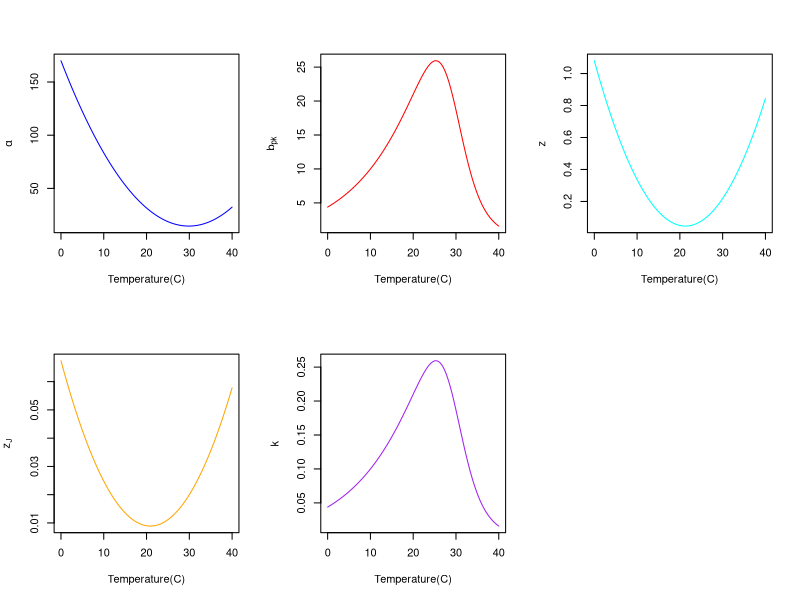
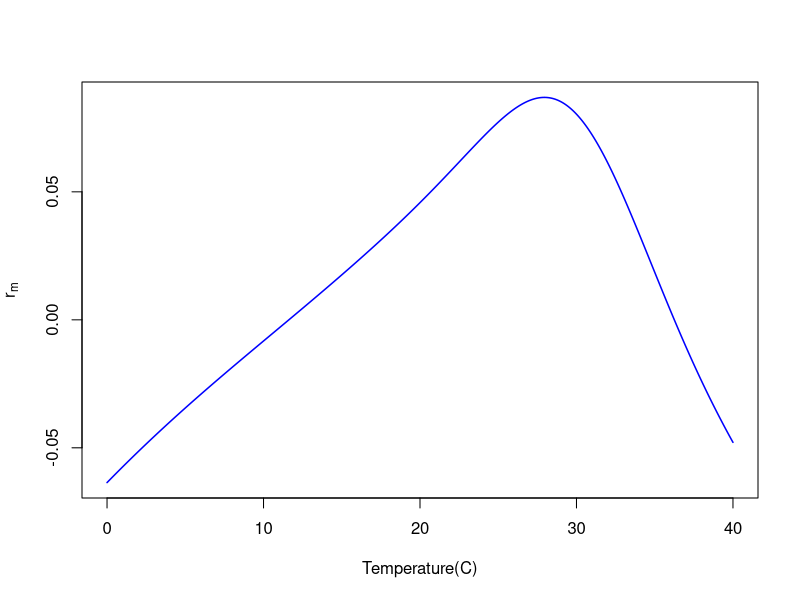
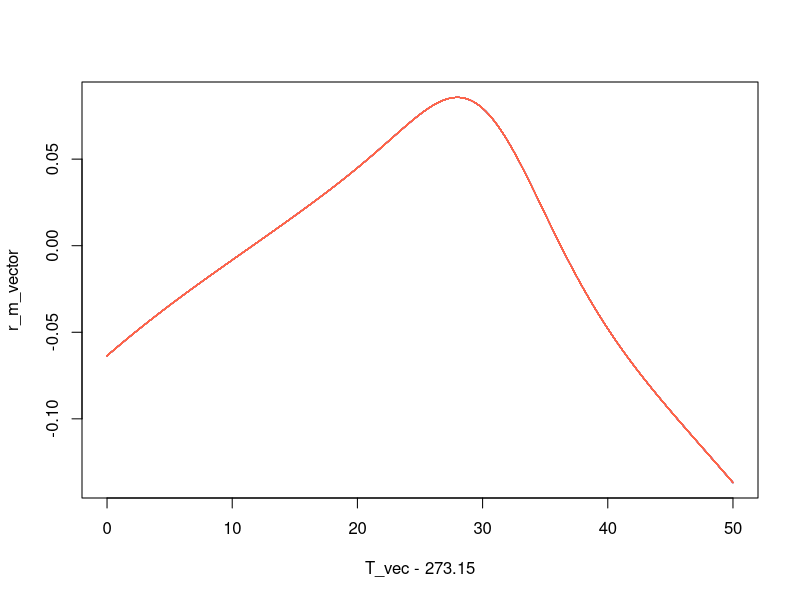
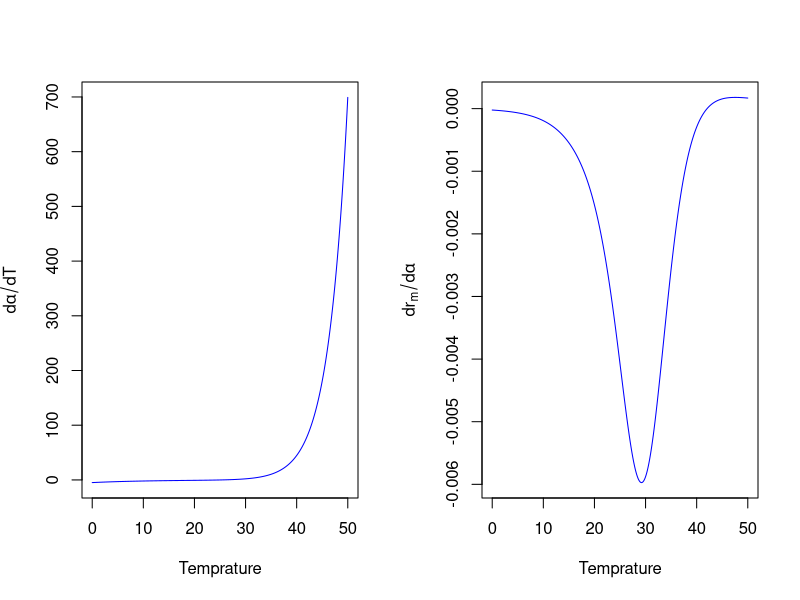
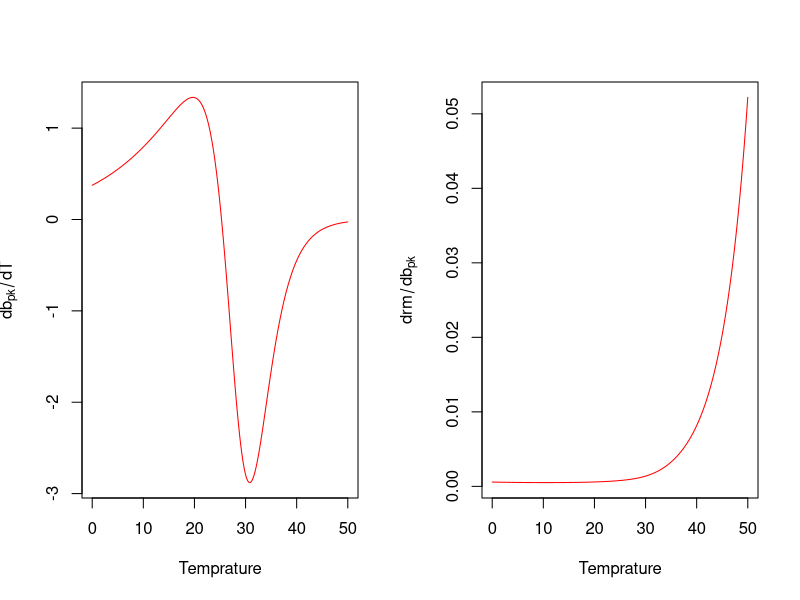
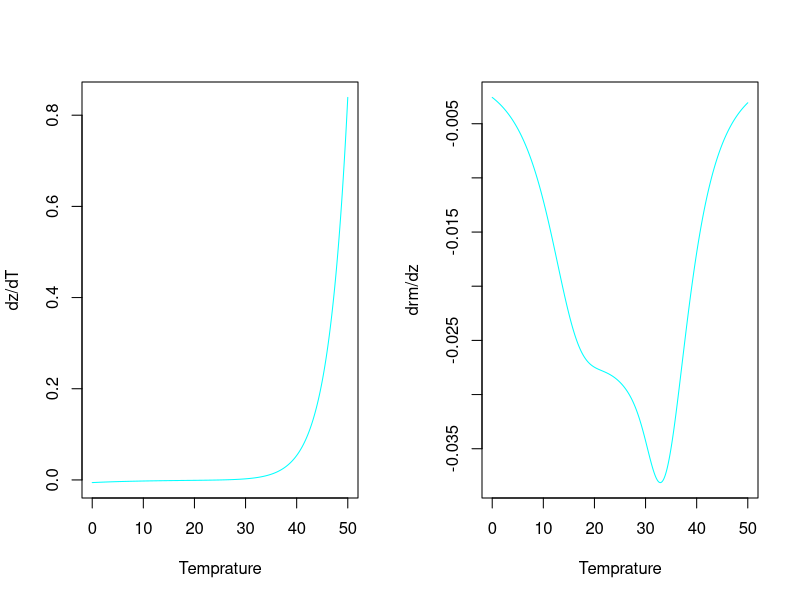
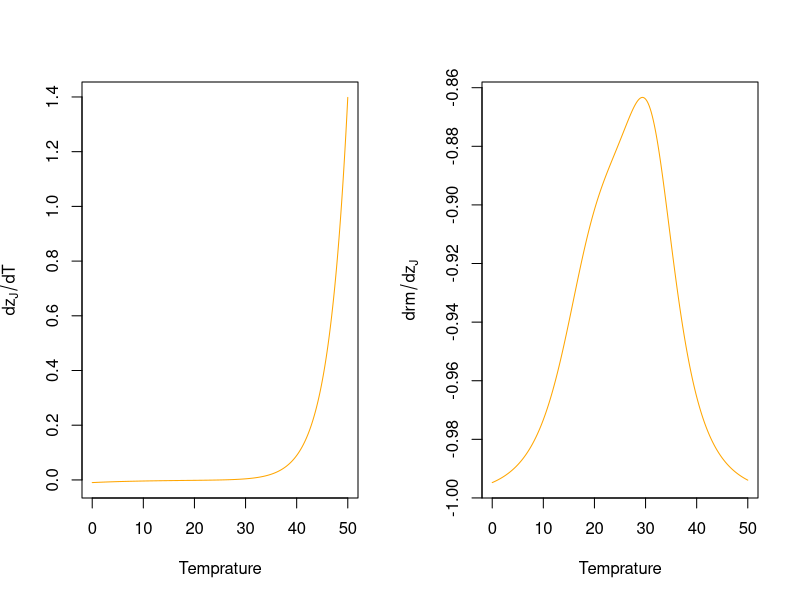
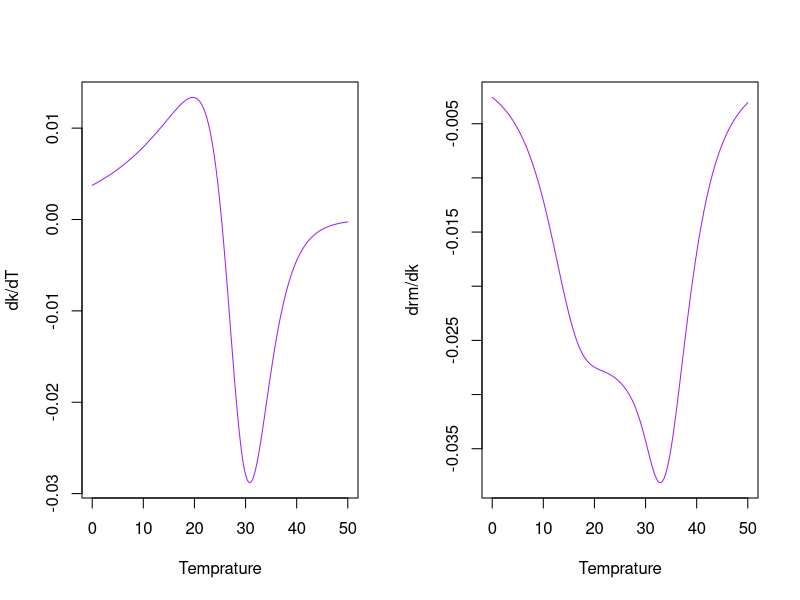

R code for these plots, in order:
z_J_par <- 0.05 #1/day
z_par <- 0.03 #1/day
alp_par <- 25.0 #days, alpha
b_pk_par <- 10.0 #individuals/(individual * day)
kap_par <- 0.1 #1/day, kappa, K

#arbitrary values
k_par <- 8.617*1e-5
E_par <- 0.55
E_D_par <- 4
T_pk_par <- 25.3+273.15
T_ref_par <- 10+273.15
B_0_par <- 0.5


B_0_alp =  1/alp_par 
T_pk_alp = 25.3
E_alp = 0.55
E_D_alp = 3

B_0_bpk = b_pk_par #individuals/(individual * day)
T_pk_bpk = 25.3
E_bpk = 0.55
E_D_bpk = 3

B_0_z = 1/z_par  #1/day; inverse because we are using inverse of the S-S TPC model
T_pk_z = 25.3
E_z = 0.55
E_D_z = 3

B_0_zJ = 1/z_J_par  #1/day; inverse because we are using inverse of the S-S TPC model
T_pk_zJ = 25.3
E_zJ = 0.55
E_D_zJ = 3

B_0_kap = kap_par #1/day
T_pk_kap = 25.3
E_kap = 0.55
E_D_kap = 3

z_J_par <- 0.05 #1/day
z_par <- 0.03 #1/day
alp_par <- 25.0 #days, alpha
b_pk_par <- 10.0 #individuals/(individual * day)
kap_par <- 0.1 #1/day, kappa, K

r_SP_app <- function(alp,b_pk,k,z,z_J)  -(1/(alp*k+alp*z+1))*(alp*k*z_J+alp*z*z_J+
                                                                log10((k+z)^(k+z)/b_pk^(k+z)))


B <- function(B_0,E,E_D,T,T_ref,T_pk,k)  B_0 * exp(-E * ((1/(k*(T))) - (1/(k*T_ref)))) /
  (1 + (E / (E_D - E)) * exp((E_D / k)* ((1/T_pk) - (1/T))))


B_inv <- function(B_0,E,E_D,T,T_ref,T_pk,k) 1/ B(B_0,E,E_D,T,T_ref,T_pk,k)

## Vectors setting

T_vec <-  273.15+seq(0,40,0.05)


alp_vec <- 170 -10.4 *(T_vec-273.15)+0.174*(T_vec-273.15)^2

bpk_vec <- B(B_0_bpk,E_bpk,E_D_bpk,T_vec,T_ref_par,T_pk_bpk+273.15,k_par)

z_vec <- 1.08 - 0.0971*(T_vec-273.15)+0.00228*(T_vec-273.15)^2

zJ_vec <- 0.0674 - 0.0056*(T_vec-273.15)+0.000134*(T_vec-273.15)^2

kap_vec <- B(B_0_kap,E_kap,E_D_kap,T_vec,T_ref_par,T_pk_kap+273.15,k_par)







par(mfrow=c(2,3))  
plot(T_vec-273.15,alp_vec,type = "l",col="blue",ylab = expression(alpha),xlab = "Temperature(C)")
plot(T_vec-273.15,bpk_vec,type = "l",col="red",ylab = expression(b[pk]),xlab = "Temperature(C)")
plot(T_vec-273.15,z_vec,type = "l",col="cyan",ylab = expression(z),xlab = "Temperature(C)")
plot(T_vec-273.15,zJ_vec,type = "l",col="orange",ylab = expression(z[J]),xlab = "Temperature(C)")
plot(T_vec-273.15,kap_vec,type = "l",col="purple",ylab = expression(k),xlab = "Temperature(C)")
dev.off()

r_m_vec <- r_SP_app(alp_vec,bpk_vec,kap_vec,z_vec,zJ_vec)

plot(T_vec-273.15,r_m_vec,type = "l",col="blue",lwd=1.5,ylab = expression(r[m]),xlab = "Temperature(C)")



nicheW <- function(r_m,Temp){
  dataframe<- data.frame(Temperature=Temp,Rate=r_m)
  values <- subset(dataframe,dataframe$Rate>0)
  width<-max(values$Temperature)-min(values$Temperature)
  print(width)
}

#Vectors
alp_vec<- #Values
  T_pk_par <- 25.3+273.15
E_par <- 0.65
ED_par <- 3
k_par <- 8.617*1e-5
T_ref_par <- 10+273.15

#B0
B0_alp<- 1/alp_par 
B0_bpk<-b_pk_par 
B0_z<-1/z_par 
B0_zJ <-1/z_J_par 
B0_kap <- kap_par


T_vec <- 273.15+seq(0,50,0.05)

response_mm <- (exp((-E_par/k_par)*((1/T_vec)-(1/T_ref_par))))/(1+(E_par/(ED_par-E_par))*exp((ED_par/k_par)*((1/T_pk_par)-(1/T_vec))))


T_vec <- 273.15+seq(0,50,0.05)

response_mm <- (exp((-E_par/k_par)*((1/T_vec)-(1/T_ref_par))))/(1+(E_par/(ED_par-E_par))*exp((ED_par/k_par)*((1/T_pk_par)-(1/T_vec))))

#B0
B0_alp<- 1/alp_par 
B0_bpk<-b_pk_par 
B0_z<-1/z_par 
B0_zJ <-1/z_J_par 
B0_kap <- kap_par

#Vectors
alp_vec<- 170 -10.4 *(T_vec-273.15)+0.174*(T_vec-273.15)^2
bpk_vec<- B(B_0_bpk,E_bpk,E_D_bpk,T_vec,T_ref_par,T_pk_bpk+273.15,k_par)
z_vec<- 1.08 - 0.0971*(T_vec-273.15)+0.00228*(T_vec-273.15)^2
zJ_vec <- 0.0674 - 0.0056*(T_vec-273.15)+0.000134*(T_vec-273.15)^2
kap_vec <- response_mm*B0_kap


r_m_vector <- ((kap_vec+z_vec)*(log10(bpk_vec/(kap_vec+z_vec))-(alp_vec*zJ_vec)))/((alp_vec*(kap_vec+z_vec))+1)

plot(T_vec-273.15,r_m_vector,type = "l",col="blue")
NicheW <-c()


T_pk_mm <- T_pk_par +  seq(-10,10.5,0.5)
T_pk_par <- 25.3+273.15
for(i in 1:(length(T_pk_mm)/2)){
  a_vec_mm <-  170 -10.4 *(T_vec-273.15)+0.174*(T_vec-273.15)^2
  
  zJ_vec_mm <- 0.0674 - 0.0056*(T_vec-273.15)+0.000134*(T_vec-273.15)^2
  
  #these are the same
  bpk_vec_mm <- B(B_0_bpk,E_bpk,E_D_bpk,T_vec,T_ref_par,T_pk_bpk+273.15,k_par)
  kap_vec_mm <- B0_kap*((exp((-E_par/k_par)*((1/T_vec)-(1/T_ref_par))))/(1+(E_par/(ED_par-E_par))*exp((ED_par/k_par)*((1/T_pk_par)-(1/T_vec)))))
  z_vec_mm <- 1.08 - 0.0971*(T_vec-273.15)+0.00228*(T_vec-273.15)^2
  
  rm_vec_mm<-((kap_vec_mm+z_vec_mm)*(log10(bpk_vec_mm/(kap_vec_mm+z_vec_mm))-(a_vec_mm*zJ_vec_mm)))/((a_vec_mm*(kap_vec_mm+z_vec_mm))+1)  
  
  lines(T_vec-273.15,rm_vec_mm,col="royalblue1")
  NicheW[[i]]<- nicheW(rm_vec_mm,T_vec) 
  
}

for(i in (length(T_pk_mm)/2):length(T_pk_mm)){
  a_vec_mm <-  170 -10.4 *(T_vec-273.15)+0.174*(T_vec-273.15)^2
  
  zJ_vec_mm <- 0.0674 - 0.0056*(T_vec-273.15)+0.000134*(T_vec-273.15)^2
  
  #these are the same
  bpk_vec_mm <- B(B_0_bpk,E_bpk,E_D_bpk,T_vec,T_ref_par,T_pk_bpk+273.15,k_par)
  kap_vec_mm <- B0_kap*((exp((-E_par/k_par)*((1/T_vec)-(1/T_ref_par))))/(1+(E_par/(ED_par-E_par))*exp((ED_par/k_par)*((1/T_pk_par)-(1/T_vec)))))
  z_vec_mm <- 1.08 - 0.0971*(T_vec-273.15)+0.00228*(T_vec-273.15)^2  
  
  rm_vec_mm<-((kap_vec_mm+z_vec_mm)*(log10(bpk_vec_mm/(kap_vec_mm+z_vec_mm))-(a_vec_mm*zJ_vec_mm)))/((a_vec_mm*(kap_vec_mm+z_vec_mm))+1)  
  
  lines(T_vec-273.15,rm_vec_mm,col="tomato")
  NicheW[[i]]<- nicheW(rm_vec_mm,T_vec) 
  
}

f <- expression(-(1/(alp*k+alp*z+1))*(alp*k*z_J+alp*z*z_J+
                                        log((k+z)^(k+z)/b_pk^(k+z))))

D(f,"alpha")
D(f,"b_pk")
D(f,"z")
D(f,"z_J")
D(f,"k")


dr_dalp <- function(alp,b_pk,k,z,z_J)  (k + z)/(alp * k + alp * z + 1)^2 * (alp * k * z_J +                                  alp *  z * z_J + log10((k + z)^(k + z)/b_pk^(k + z))) - (1/(alp * 
                                                                                                                                                                                           k + alp * z + 1)) * (k * z_J + z * z_J)

dr_dbpk <- function(alp,b_pk,k,z) (1/(alp * k + alp * z + 1)) * ((k + z)^(k + z) * (b_pk^((k + 
                                                                                             z) - 1) * (k + z))/(b_pk^(k + z))^2/((k + z)^(k + z)/b_pk^(k +  z) * log(10)))


dr_dz <- function( alp,b_pk,k,z,z_J)  alp/(alp * k + alp * z + 1)^2 * (alp * k * z_J + alp *
                                                                         z * z_J + log10((k + z)^(k + z)/b_pk^(k + z))) - (1/(alp * k + alp * z + 1)) * (alp * 
                                                                                                                                                           z_J + (((k + z)^((k + z) -  1) * (k + z) + (k + z)^(k + z) * log((k + z)))/b_pk^(k + z) - (k + z)^(k + z) * (b_pk^(k + z) * log(b_pk))/(b_pk^(k + z))^2)/((k + z)^(k + z)/b_pk^(k + z) * log(10)))


dr_dzJ <- function(alp,b_pk,k,z )  -((1/(alp * k + alp * z + 1)) * (alp * k + alp * z))


dr_dkap <-  function(alp,b_pk,k,z,z_J ) alp/(alp * k + alp * z + 1)^2 * (alp * k * z_J + alp *z * z_J + log10((k + z)^(k + z)/b_pk^(k + z))) - (1/(alp * k + alp * z + 1)) * (alp *  z_J + (((k + z)^((k + z) -  1) * (k + z) + (k + z)^(k + z) * log((k + z)))/b_pk^(k + z) - (k + z)^(k + z) * (b_pk^(k + z) * log(b_pk))/(b_pk^(k + z))^2)/((k + z)^(k + z)/b_pk^(k + z) * log(10)))


f2 <- expression(B_0 * exp(-E * ((1/(k*(T))) - (1/(k*T_ref)))) /
                   (1 + (E / (E_D - E)) * exp((E_D / k)* ((1/T_pk) - (1/T)))))

D(f2,"T")

dBdT <- function(B_0,E,E_D,T,T_ref,T_pk,k ) B_0 * (exp(-E * ((1/(k * (T))) - (1/(k * T_ref)))) * (E * (k/(k * (T))^2)))/(1 + (E/(E_D - E)) * exp((E_D/k) * ((1/T_pk) - (1/T)))) - B_0 * exp(-E * ((1/(k * (T))) - (1/(k * T_ref)))) *  ((E/(E_D - E)) * (exp((E_D/k) * ((1/T_pk) - (1/T))) * ((E_D/k) * (1/T^2))))/(1 + (E/(E_D - E)) * exp((E_D/k) * ((1/T_pk) -  (1/T))))^2



f3 <- expression(1/ (B_0 * exp(-E * ((1/(k*(T))) - (1/(k*T_ref)))) /
                       (1 + (E / (E_D - E)) * exp((E_D / k)* ((1/T_pk) - (1/T))))))

D(f3,"T")

dB_invdT <- function( B_0,E,E_D,T,T_ref,T_pk,k ) -((B_0 * (exp(-E * ((1/(k * (T))) - (1/(k * T_ref)))) * (E * (k/(k * (T))^2)))/(1 + (E/(E_D - E)) * exp((E_D/k) * ((1/T_pk) - (1/T)))) - B_0 * exp(-E * ((1/(k * (T))) - (1/(k * T_ref)))) *  ((E/(E_D - E)) * (exp((E_D/k) * ((1/T_pk) - (1/T))) * ((E_D/k) *  (1/T^2))))/(1 + (E/(E_D - E)) * exp((E_D/k) * ((1/T_pk) - (1/T))))^2)/(B_0 * exp(-E * ((1/(k * (T))) - (1/(k * T_ref))))/(1 +   (E/(E_D - E)) * exp((E_D/k) * ((1/T_pk) - (1/T)))))^2)



dr_dalp_vec <- dr_dalp(alp_vec,bpk_vec,kap_vec,z_vec,zJ_vec)
dr_dbpk_vec <- dr_dbpk(alp_vec,bpk_vec,kap_vec,z_vec)
dr_dz_vec <- dr_dz(alp_vec,bpk_vec,kap_vec,z_vec,zJ_vec)
dr_dzJ_vec <- dr_dzJ (alp_vec,bpk_vec,kap_vec,z_vec)
dr_dkap_vec <- dr_dkap(alp_vec,bpk_vec,kap_vec,z_vec,zJ_vec)

dalp_dT_vec <- dB_invdT(B_0_alp,E_alp,E_D_alp,T_vec,T_ref_par,T_pk_alp+273.15,k_par)
dbpk_dT_vec <- dBdT(B_0_bpk,E_bpk,E_D_bpk,T_vec,T_ref_par,T_pk_bpk+273.15,k_par)
dz_dT_vec <-  dB_invdT(B_0_z,E_z,E_D_z,T_vec,T_ref_par,T_pk_z+273.15,k_par)
dzJ_dT_vec <- dB_invdT(B_0_zJ,E_zJ,E_D_zJ,T_vec,T_ref_par,T_pk_zJ+273.15,k_par)
dkap_dT_vec <- dBdT(B_0_kap,E_kap,E_D_kap,T_vec,T_ref_par,T_pk_kap+273.15,k_par)


par(mfrow=c(1,2))
plot(T_vec-273.15,dalp_dT_vec,type = "l",col="blue",ylab = expression(paste("d",alpha/dT)),xlab = "Temprature")
plot(T_vec-273.15,dr_dalp_vec,type = "l",col="blue",ylab = expression(paste("d",r[m]/"d",alpha)),xlab = "Temprature")


par(mfrow=c(1,2))
plot(T_vec-273.15,dbpk_dT_vec,type = "l",col="red",ylab = expression(db[pk]/dT),xlab = "Temprature" )
plot(T_vec-273.15,dr_dbpk_vec,type = "l",col="red",ylab = expression(drm/db[pk]),xlab = "Temprature")


par(mfrow=c(1,2))
plot(T_vec-273.15,dz_dT_vec,type = "l",col="cyan",ylab = "dz/dT",xlab = "Temprature")
plot(T_vec-273.15,dr_dz_vec,type = "l",col="cyan",ylab = "drm/dz",xlab = "Temprature")



par(mfrow=c(1,2))
plot(T_vec-273.15,dzJ_dT_vec,type = "l",col="orange",ylab = expression(dz[J]/dT),xlab = "Temprature")
plot(T_vec-273.15,dr_dzJ_vec,type = "l",col="orange",ylab = expression(drm/dz[J]),xlab = "Temprature")



par(mfrow=c(1,2))
plot(T_vec-273.15,dkap_dT_vec,type = "l",col="purple",ylab = "dk/dT",xlab = "Temprature")
plot(T_vec-273.15,dr_dkap_vec,type = "l",col="purple",ylab = "drm/dk",xlab = "Temprature")
dev.off()


alp_vec <- 170 -10.4 *(T_vec-273.15)+0.174*(T_vec-273.15)^2

bpk_vec <- B(B_0_bpk,E_bpk,E_D_bpk,T_vec,T_ref_par,T_pk_bpk+273.15,k_par)

z_vec <- 1.08 - 0.0971*(T_vec-273.15)+0.00228*(T_vec-273.15)^2

zJ_vec <- 0.0674 - 0.0056*(T_vec-273.15)+0.000134*(T_vec-273.15)^2

kap_vec <- B(B_0_kap,E_kap,E_D_kap,T_vec,T_ref_par,T_pk_kap+273.15,k_par)


r_m_vec <- r_SP_app(alp_vec,bpk_vec,kap_vec,z_vec,zJ_vec)
r_alp_cons_vec <- r_SP_app(alp_par,bpk_vec,kap_vec,z_vec,zJ_vec)
r_bpk_cons_vec <- r_SP_app(alp_vec,b_pk_par,kap_vec,z_vec,zJ_vec)
r_z_cons_vec <- r_SP_app(alp_vec,bpk_vec,kap_vec,z_par,zJ_vec)
r_zJ_cons_vec <- r_SP_app(alp_vec,bpk_vec,kap_vec,z_vec,z_J_par)
r_kap_cons_vec <- r_SP_app(alp_vec,bpk_vec,kap_par,z_vec,zJ_vec)
r_J_cons_vec <- r_SP_app(alp_par,bpk_vec,kap_vec,z_vec,z_J_par)
r_A_cons_vec <- r_SP_app(alp_vec,b_pk_par,kap_par,z_par,zJ_vec)



plot(T_vec-273.15,r_m_vec,type = "l",col="black",ylab=expression(dr[m]/dT),xlab = "Temperature(C)")
lines(T_vec-273.15,r_alp_cons_vec,type = "l",col="blue" )
lines(T_vec-273.15,r_bpk_cons_vec,type = "l",col="red" )
lines(T_vec-273.15,r_z_cons_vec,type = "l",col="cyan" )
lines(T_vec-273.15,r_zJ_cons_vec ,type = "l",col="orange" )
lines(T_vec-273.15,r_kap_cons_vec ,type = "l",col="purple" )
legend(20,-0.02,
       c("full",expression(b[pk]),expression(alpha),expression(z),expression(z[J]),expression(k)),
       col = c("black", "blue","red","cyan","orange","purple"),
       lwd = c("2.5","2.5","2.5","2.5","2.5","2.5"),lty = c(1,1,1,1,1,1))


plot(T_vec-273.15,r_m_vec,type = "l",col="black",lwd=1.5,ylab=expression(dr[m]/dT),xlab = "Temperature(C)")
lines(T_vec-273.15,r_J_cons_vec,lty=2,col="blue",lwd=1.5)
lines(T_vec-273.15,r_A_cons_vec,lty=2,col="red",lwd=1.5)
legend(15,-0.07,c("Full","Juvenile traits constant","Adult traits constant"),
       col = c("black", "blue","red"),
       lwd = c("1.5","1.5","1.5"),lty = c(1,2,2))













